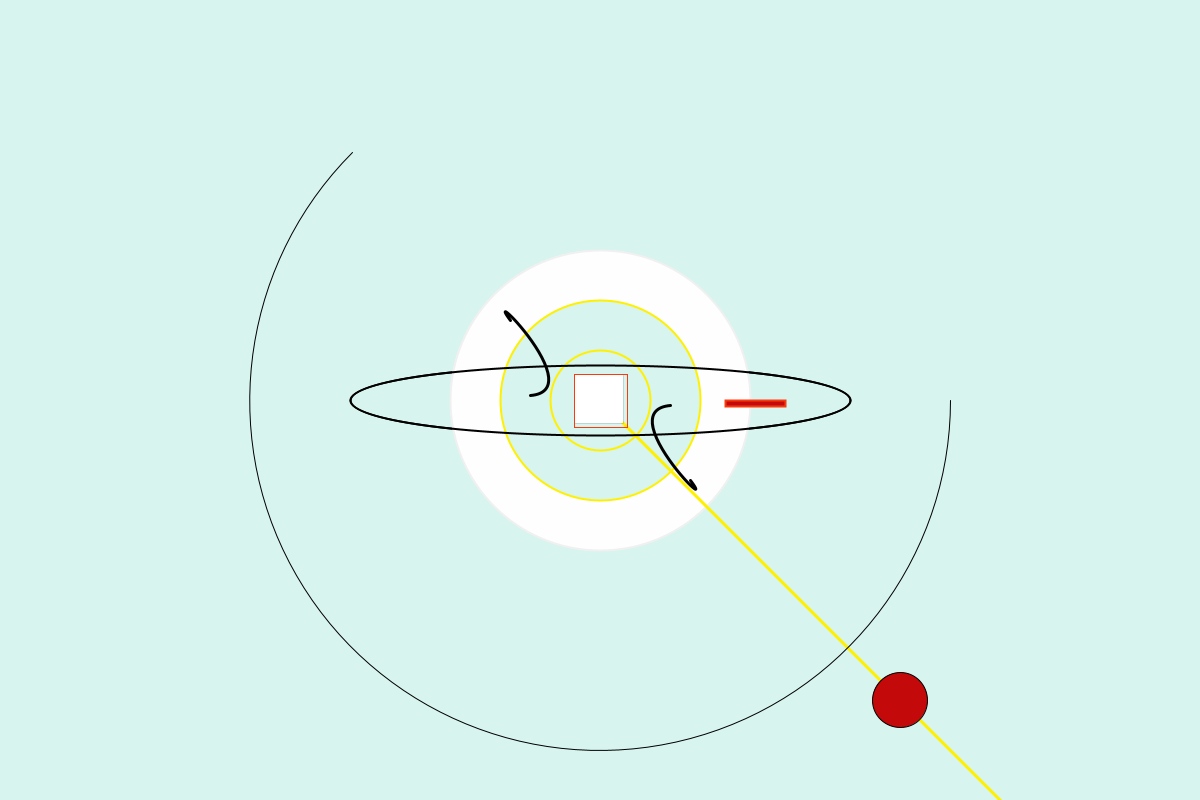
Frame 1 (no input)
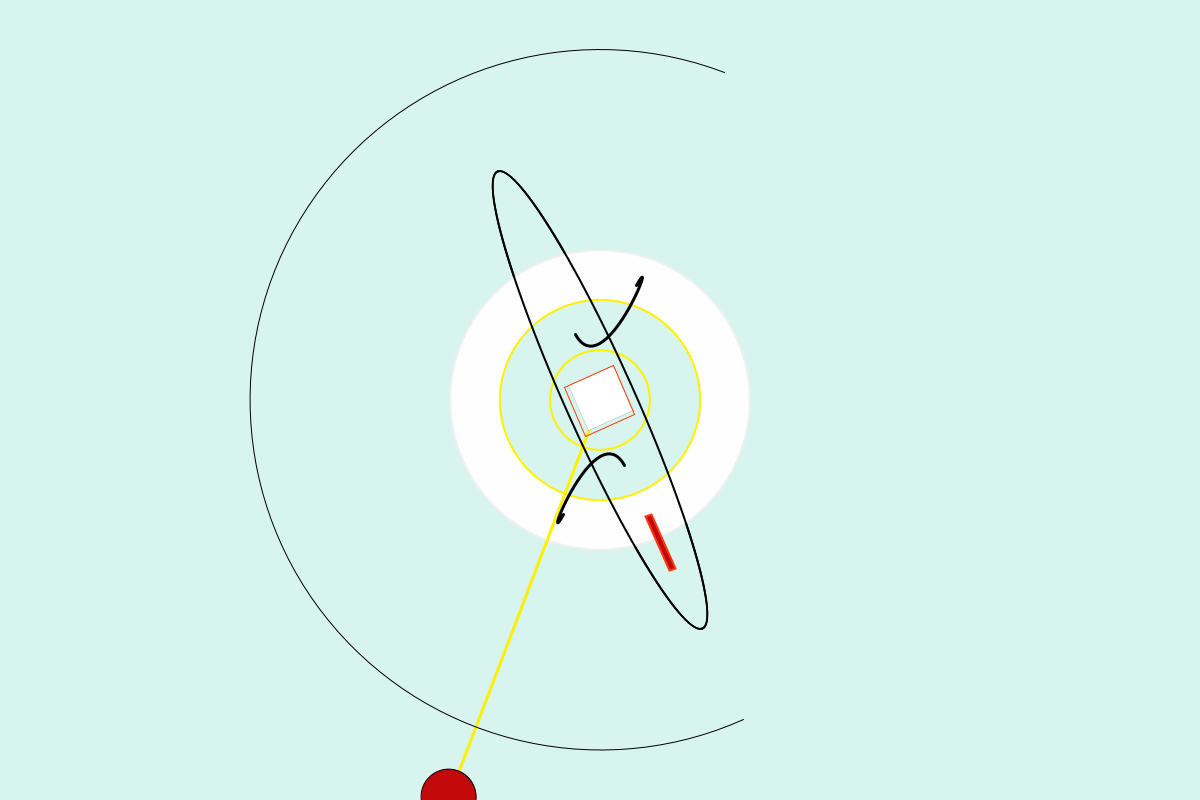
Frame 60 (the mouse pressed at the canvas centre just before this capture)
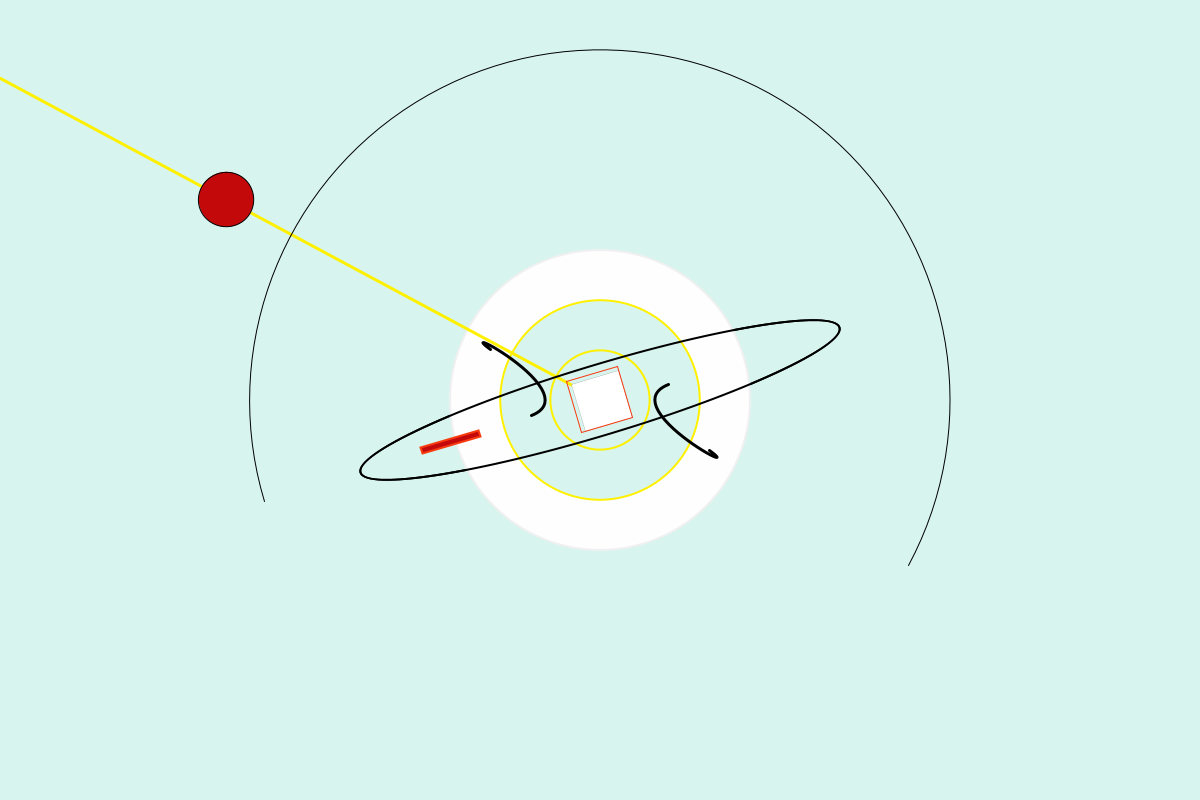
Frame 120 (the mouse held since frame 60 and released just before this capture)

The Processing sketch that drew these frames (run headless with seeded random() and noise(); from frame 60 on, the mouse is pressed at the canvas centre):

// Processing sketch: sketch_190529e
// ── sketch_190529e.pde
float a = 0.0;
float aVelocity = 0.0;
float aAcceleration = 0.01;

void setup() {
  size(1200,800);
  
}

void draw() {
  background(215, 244, 238);
  
  aAcceleration = map(mouseX,0,width,-0.01,0.01);
  a += aVelocity;
  aVelocity += aAcceleration;
  
  translate(width/2, height/2);
  rotate(a);
  
  stroke(0);
  strokeWeight(2);
  fill(215, 244, 238);
  ellipse(0,0,500,70);
 
  stroke(240,240,240);
  strokeWeight(2);
  fill(254,254,254);
  ellipse(0,0,300,300);
  
  stroke(255,240,0);
  strokeWeight(2);
  fill(215, 244, 238);
  ellipse(0,0,200,200);
  
  strokeWeight(2);
  fill(215, 244, 238);
  ellipse(0,0,100,100);
  
  stroke(255,240,0);
  strokeWeight(3);
  fill(255);
  line(0, 0, 6000, 6000);
  
  stroke(0);
  strokeWeight(2);
  noFill();
  ellipse(0,0,500,70);
  
  //strokeWeight(3);
  //fill(255);
  //line(0, 0, -6000, -6000);
  
  strokeWeight(0);
  fill(255);
  rect(-26, -26, 49, 49);
  
  stroke(0,0,0);
  strokeWeight(1);
  fill(195,9,10);
  ellipse(300, 300, 55, 55);
  
  noFill();
  stroke(0);
  strokeWeight(3);
  bezier(-70, -5, -10, -10, -120, -120, -90, -80);
  
  noFill();
  stroke(0);
  strokeWeight(3);
  bezier(70, 5, 10, 10, 120, 120, 90, 80);
  
  stroke(248,59,15);
  strokeWeight(2);
  fill(196,9,10);
  rect(125, 0, 60, 6);
  
  stroke(248,59,15);
  strokeWeight(1);
  noFill();
  rect(-26, -26, 53, 53);
  
  stroke(0);
  strokeWeight(1);
  noFill();
  arc(0, 0, 700, 700, 0, PI+QUARTER_PI, OPEN);
  



  
}
